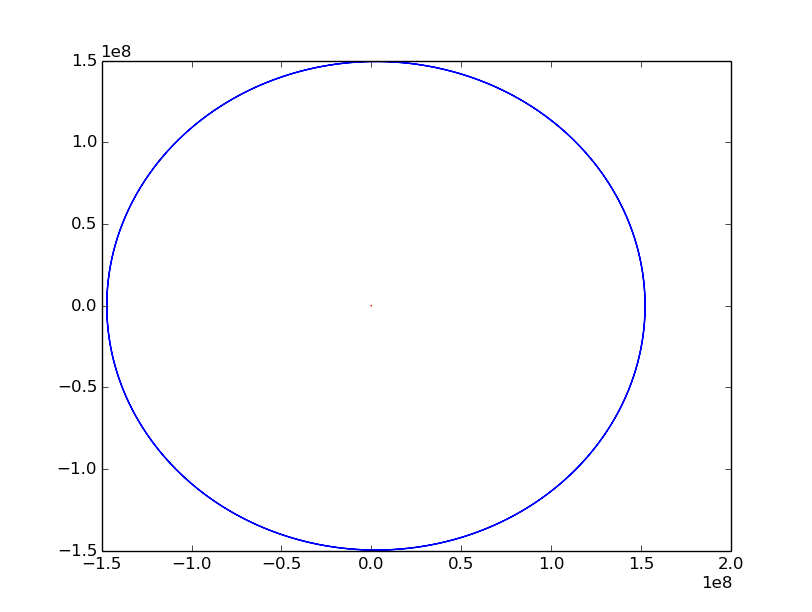

Reproduce this figure in Python.
import numpy as np
import pylab as pl
import math

G=6.67384e-11 
M=1.9891e+30 
m=5.97219e+24 
dt=160

#def RK4(h,x0,y0):
#    k1=h*f(x0,y0)
#    k2=h*f(x0+h/2,y0+k1/2)
#    k3=h*f(x0+h/2,y0+k2/2)
 #   k4=h*(x0+h,y0+k3)
 #   k=(1/6)*(k1+2(k2+k3)+k4)
 #   return 
mi=G*(M+m)


e=0.0167
a=149.6e+9


r1x=0
r1y=0 
r2x=(1+e)*a 
r2y=0
v1x=0
v1y=0
v2x=0 
v2y=math.sqrt(((1-e)/(1+e))*mi/a) 



i=0
k=0
X1=[0]*2000001
Y1=[0]*2000001
X2=[0]*2000001
Y2=[0]*2000001

X1[0]=r1x
Y1[0]=r1y
X2[0]=r2x
Y2[0]=r2y

while i<20000000:
    
    r=math.sqrt(math.pow(r1x-r2x,2)+math.pow(r1y-r2y,2))
    a1x=(G*m*(r2x-r1x))/(math.pow(r,3))
    a1y=(G*m*(r2y-r1y))/(math.pow(r,3))
    a2x=(G*M*(r1x-r2x))/(math.pow(r,3))
    a2y=(G*M*(r1y-r2y))/(math.pow(r,3))

    v1x+=a1x*dt
    v1y+=a1y*dt
    r1x+=v1x*dt 
    r1y+=v1y*dt

    v2x+=a2x*dt
    v2y+=a2y*dt
    r2x+=v2x*dt 
    r2y+=v2y*dt

    if i%10==0:
        k+=1
        X1[k]=r1x
        Y1[k]=r1y
        X2[k]=r2x
        Y2[k]=r2y
        print(i,r1x,r1y,r2x,r2y);
    i+=1
     
pl.plot(X1,Y1,color='blue')
pl.plot(X2,Y2,color='yellow')
pl.show()
